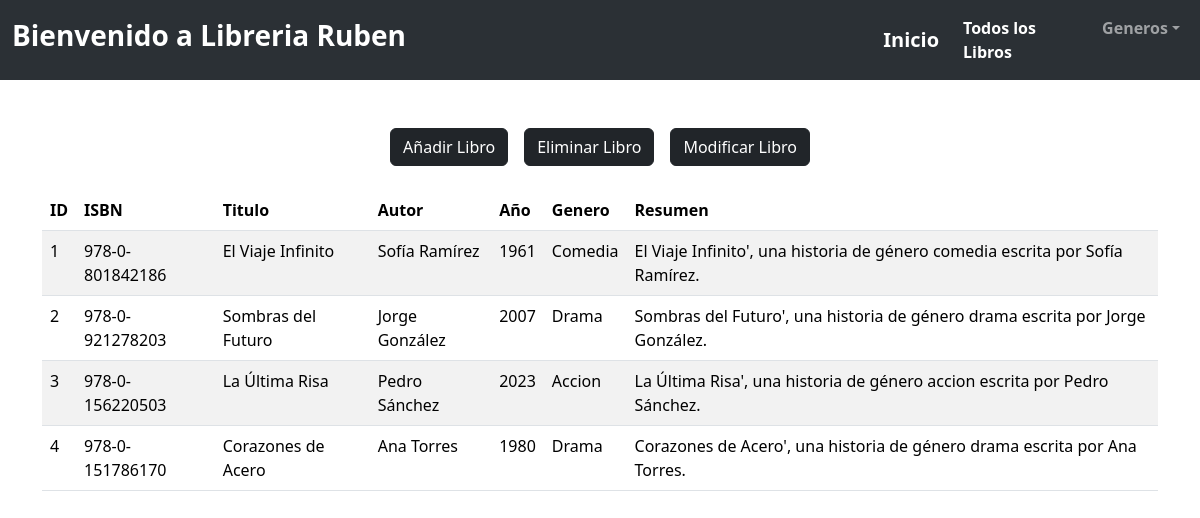
Screenshot of /Inicio.php with the database file from the repository.
### tables this page shows
CREATE TABLE libros (
	id INT AUTO_INCREMENT PRIMARY KEY,
    isbn VARCHAR(20) UNIQUE NOT NULL,
    titulo VARCHAR(255),
    autor VARCHAR(255),
    anio YEAR,
    genero VARCHAR(100),
    resumen TEXT
);

### funciones_bd.php (called while the page is built, shortened)
<?php
function obter_os_catro_primerios_libros()
{
  $host =  "localhost";
  $user =  "librouser";
  $pwd = "passworduser";
  $database = "Ruben_Rguez_BD";
  try {
    $conexion = mysqli_connect($host, $user, $pwd);
    mysqli_select_db($conexion, $database);
    $consulta = mysqli_query($conexion, "select * from libros order by id asc limit 4;");
  } catch (Exception $e) {
    echo 'Acaba de ocorrer un erro :' . $e->getMessage();
  }
  return $consulta;
}

### Inicio.php (the view, shortened to what this page needs)
<?php
include_once ('funciones_bd.php');
$consulta = obter_os_catro_primerios_libros();
?>
<!DOCTYPE html>
<html lang="en">
<head>
  <link href="https://cdn.jsdelivr.net/npm/bootstrap@5.3.5/dist/css/bootstrap.min.css" rel="stylesheet">
</head>
<body>
  <nav class="navbar navbar-expand-lg bg-body-tertiary" data-bs-theme="dark">
    <div class="container-fluid">
        <div class="w-75 mx-auto">
          <span class="navbar-text"><h3 class="text-white fw-bold">Bienvenido a Libreria Ruben</h3></span>
        </div>
      <a class="navbar-brand" href="Inicio.php"><strong>Inicio</strong></a>
      <div class="collapse navbar-collapse" id="navbarSupportedContent">
        <ul class="navbar-nav me-auto mb-2 mb-lg-0">
          <li class="nav-item">
            <a class="nav-link active" aria-current="page" href="Consulta_total_libros.php"><strong>Todos los Libros</strong></a>
          </li>
          <li class="nav-item dropdown">
            <a class="nav-link dropdown-toggle" href="#" role="button" data-bs-toggle="dropdown" aria-expanded="false"><strong>Generos</strong></a>
          </li>
        </ul>
      </div>
    </div>
  </nav>
  <div class="container">
    <div class="d-flex justify-content-center gap-3">
      <a href="form_nuevo_libro.html" class="btn btn-dark">Añadir Libro</a>
      <a href="form_eliminar_libro.html" class="btn btn-dark">Eliminar Libro</a>
      <a href="form_modificar_libro.html" class="btn btn-dark">Modificar Libro</a>
    </div></br>
    <table class="table table-striped">
      <thead>
        <tr>
          <th scope="col">ID</th>
          <th scope="col">ISBN</th>
          <th scope="col">Titulo</th>
          <th scope="col">Autor</th>
          <th scope="col">Año</th>
          <th scope="col">Genero</th>
          <th scope="col">Resumen</th>
        </tr>
      </thead>
      <tbody>
        <?php
        for ($i = 0; $fila = mysqli_fetch_array($consulta, MYSQLI_ASSOC); $i++) {
          echo "<tr>";
          echo "<td>{$fila['id']}</td>";
          echo "<td>{$fila['isbn']}</td>";
          echo "<td>{$fila['titulo']}</td>";
          echo "<td>{$fila['autor']}</td>";
          echo "<td>{$fila['anio']}</td>";
          echo "<td>{$fila['genero']}</td>";
          echo "<td>{$fila['resumen']}</td>";
          echo "</tr>";
        }
        ?>
      </tbody>
    </table>
  </div>
</body>
</html>

### rows the page displays
libros: id "1", isbn "978-0-801842186", titulo "El Viaje Infinito", autor "Sofía Ramírez", anio "1961", genero "Comedia", resumen "El Viaje Infinito', una historia de género comedia escrita por Sofía Ramírez."
libros: id "2", isbn "978-0-921278203", titulo "Sombras del Futuro", autor "Jorge González", anio "2007", genero "Drama", resumen "Sombras del Futuro', una historia de género drama escrita por Jorge González."
libros: id "3", isbn "978-0-156220503", titulo "La Última Risa", autor "Pedro Sánchez", anio "2023", genero "Accion", resumen "La Última Risa', una historia de género accion escrita por Pedro Sánchez."
libros: id "4", isbn "978-0-151786170", titulo "Corazones de Acero", autor "Ana Torres", anio "1980", genero "Drama", resumen "Corazones de Acero', una historia de género drama escrita por Ana Torres."
